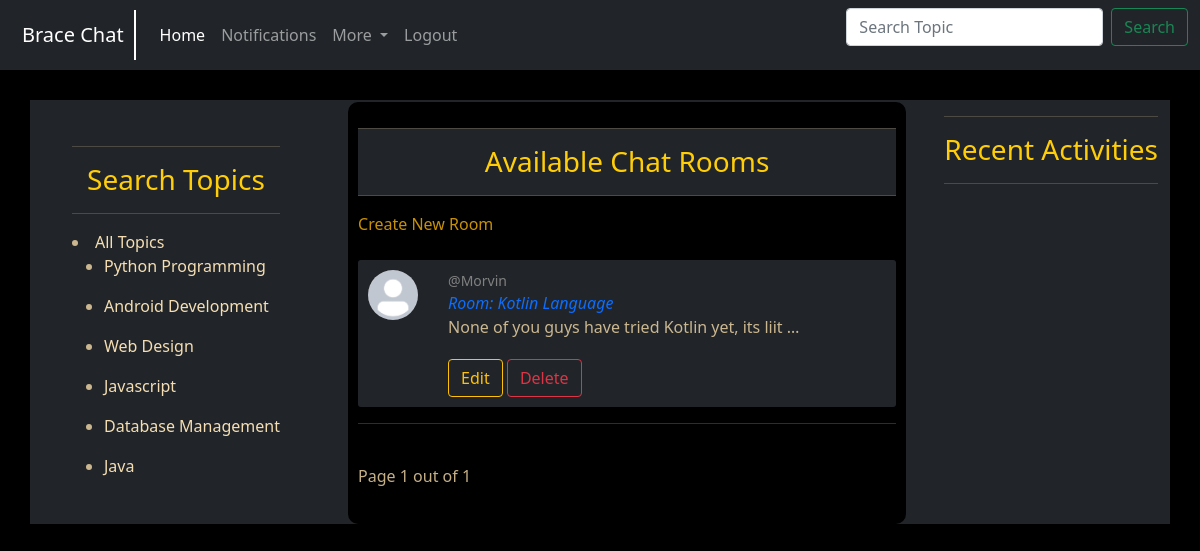
Page / (signed in) on the committed database.
### Chat/models.py (models this page shows, shortened)
class Topic(models.Model):
    name = models.CharField(max_length=100)

class ChatRoom(models.Model):
    room_host = models.ForeignKey(User, on_delete=models.SET_NULL, null=True)
    room_title = models.ForeignKey(Topic, on_delete=models.SET_NULL, null=True)
    name = models.CharField(max_length=200)
    description = models.TextField(null=True, blank=True)
    room_members = models.ManyToManyField(User, related_name='participants', blank=True)
    update = models.DateTimeField(auto_now=True)
    created = models.DateTimeField(auto_now_add=True)
    class Meta:
        ordering = ['-update', '-created']

class Profile(models.Model):
    user = models.OneToOneField(User, on_delete=models.CASCADE)
    profile_pic = models.ImageField(default='default.jpg',upload_to='Profiles')

### Chat/views.py (the view)
# urls.py: path('', views.index, name='home-page'),
@login_required(login_url='login')
def index(request):
    q = request.GET.get('q') if request.GET.get('q') != None else ''
    rooms = ChatRoom.objects.filter(
        Q(room_title__name__icontains=q) |
        Q(name__icontains=q) |
        Q(description__icontains=q)
    ) # Accessing foreign-keyed values upwards
    comments = Message.objects.all()
    topics = Topic.objects.all()
    p = Paginator(ChatRoom.objects.all(), 2)
    page = request.GET.get('page')
    room = p.get_page(page)
    context = {"rooms":rooms, "topics":topics, "comments":comments,"room":room}
    return render(request, 'Chat/index.html', context)

### templates/Chat/index.html (shortened to what this page needs)
{% extends 'Chat/main.html' %}
{% block content %}
<body>
<div class="container bg-dark">
    <div class="left">
       <hr><h3>Search Topics</h3> <hr>
       <li ><a style="color: wheat;" href="{% url 'home-page'%}">All Topics</a></li>
        {% for topic in topics %}
           <ul>
               <li> <a style="color: wheat;" href="{% url 'home-page' %}?q={{topic.name}}">{{topic.name}}</a></li>
           </ul>
        {% endfor %}
    </div>
    <div class="centre bg-black">
     <section class="bg-dark"><hr> <h3 class="bg-dark"> Available Chat Rooms</h3> <hr></section>
      <a style="color: rgba(240, 174, 6, 0.83); font-weight: light;" href="{% url 'create-room'%}">Create New Room</a> <br> <br>
        {% for room in room %}
          <div class="cont bg-dark">
              <div class="profile">
                 <img  style="object-fit: cover;" class="rounded-circle account-img" src="{{ room.room_host.profile.profile_pic.url }}" width="50px" height="50px"> <br>
              </div>
              <div class="room">
                    <small style="color: gray;" >@{{room.room_host.username}}</small> <br>
                    <a style="font-style: italic;" href="{% url 'room-page' room.id%}">Room: {{room.name}}</a></li>
                    <p>{{room.description|truncatewords:10}}</p>
                    {% if request.user == room.room_host%}
                        <a  class="btn btn-outline-warning mt-1"  href="{% url 'update-room' room.id%}"> Edit</a>
                        <a  class="btn btn-outline-danger mt-1"  href="{% url 'delete-room' room.id%}">Delete</a>
                    {% endif %}
              </div>
          </div>
           <hr>
        {% endfor %}
        <br> Page {{room.number}} out of {{room.paginator.num_pages}}
    </div>
    <div class="right bg-dark" >
        <hr>
        <h3>Recent Activities</h3>
        <hr>
    </div>
</div>
{% endblock content%}

### templates/Chat/main.html (shortened to what this page needs)
<!DOCTYPE html>
<html lang="en">
<head>
    <link href="https://cdn.jsdelivr.net/npm/bootstrap@5.1.3/dist/css/bootstrap.min.css" rel="stylesheet">
</head>
<body>
    <nav class="navbar navbar-expand-lg navbar-dark bg-dark">
        <div class="container-fluid">
          <a style="border-right: 2px solid white; padding: 10px;" class="navbar-brand" href="#">Brace Chat</a>
          <div class="collapse navbar-collapse" id="navbarScroll">
            <ul class="navbar-nav me-auto my-2 my-lg-0 navbar-nav-scroll" style="--bs-scroll-height: 100px;">
              <li class="nav-item">
                <a class="nav-link active" aria-current="page" href="{% url 'home-page'%}">Home</a>
              </li>
              <li class="nav-item">
                <a class="nav-link ">Notifications</a>
              </li>
              <li class="nav-item dropdown">
                <a class="nav-link dropdown-toggle" href="#" id="navbarScrollingDropdown" role="button" data-bs-toggle="dropdown" aria-expanded="false">
                  More
                </a>
              </li>
              <li class="nav-item">
                <a class="nav-link" href="{% url 'logout'%}">Logout</a>
              </li>
            </ul>
            <form class="d-flex" action="{% url 'home-page' %}">
              <input name="q" class="form-control me-2" type="search" placeholder="Search Topic" aria-label="Search">
              <button class="btn btn-outline-success" type="submit">Search</button>
            </form>
          </div>
        </div>
      </nav>
    {% block content %}
    {% endblock content%}
</body>
</html>

### templates/Chat/index.html (style rules this page uses)
body { background-color: black; }
a { text-decoration: none; }
h3 { color: rgb(255, 206, 8); text-align: center; }
.container { display: flex; justify-content: space-between; margin-top: 30px; flex-wrap: wrap; }
.left { color: rgba(248, 221, 170, 0.796); margin: 30px; }
.centre { color: rgba(248, 221, 170, 0.796); padding: 10px;border-radius: 10px; margin-top: 2px; flex-basis: 50%; }
.right { color: rgba(248, 221, 170, 0.796); }
.cont { display: flex; padding: 10px; border-radius: 3px; }
.room { margin-left: 30px; }

### rows in the picture
Topic: name "Python Programming"
Topic: name "Android Development"
Topic: name "Web Design"
Topic: name "Javascript"
Topic: name "Database Management"
Topic: name "Java"
ChatRoom: room_host.profile.profile_pic (placeholder picture), room_host.username "Morvin", name "Kotlin Language", description "None of you guys have tried Kotlin yet, its liit …", shows "Edit"

### other values in the picture
{{ room.number }} "1"
{{ room.paginator.num_pages }} "1"
